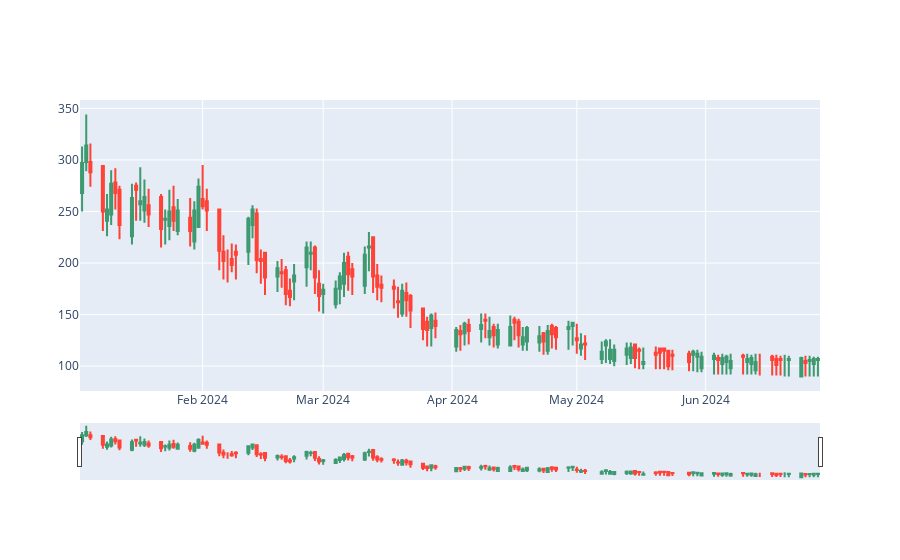

Notebook cell for this chart:
### Code cell
# OHLC Candlestick Chart
fig = go.Figure(data=[go.Candlestick(x=ohlc['Date'],
                open=ohlc['Open'],
                high=ohlc['High'],
                low=ohlc['Low'],
                close=ohlc['Close'])])

fig.show()
